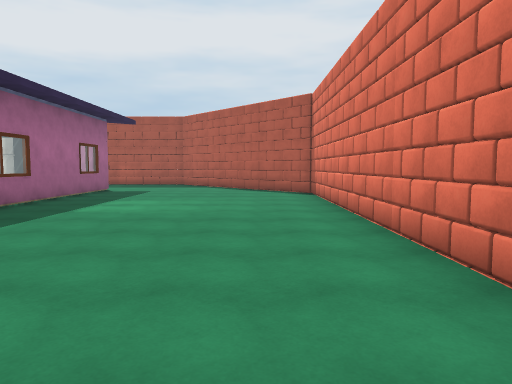
[1] (above)

18 first-person views from a walk through a scene from a Unity 3-D project. The camera is 1.5 m above the floor, tilts 4° down and sees 70° across. Doors are open. The floor is counted in squares, 2 m on a side. Each view is taken from the middle of a square. On the plan, view 1 faces up. The plan holds only what a view shows up to about 11 squares ahead; the rest is blank. The player is left out. Surface patterns are stand-ins for the level's own textures.

[2]
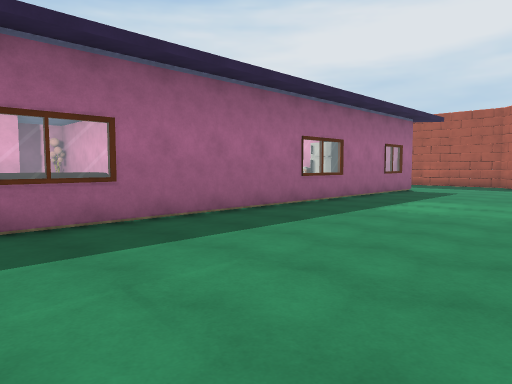

[3]
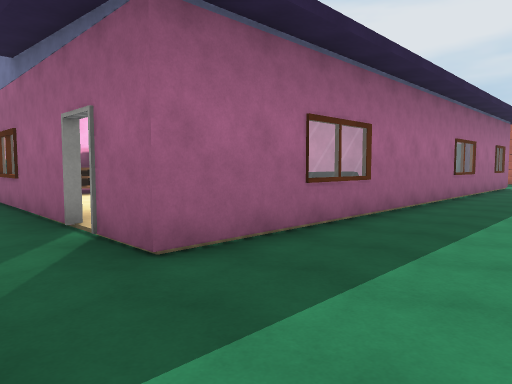

[4]
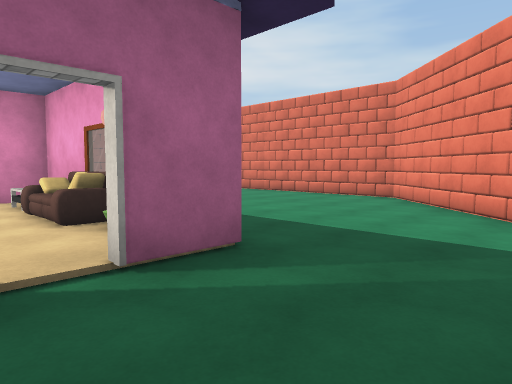

[5]
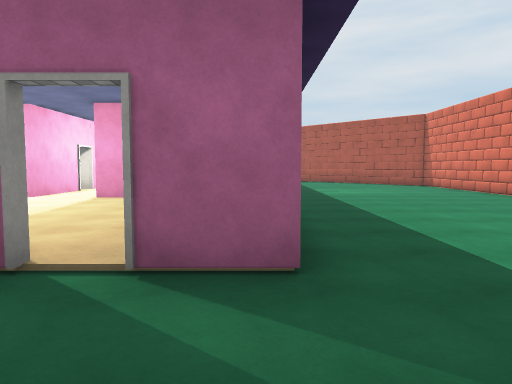

[6]
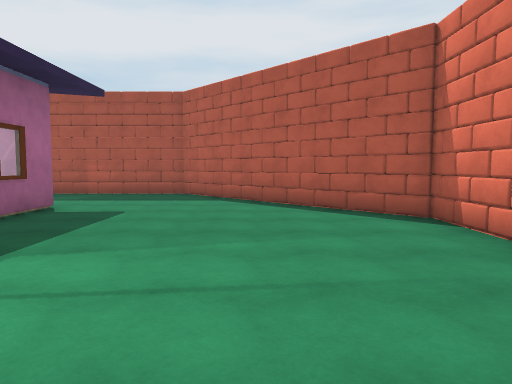

[7]
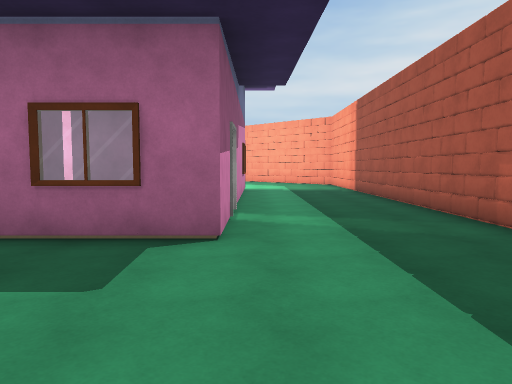

[8]
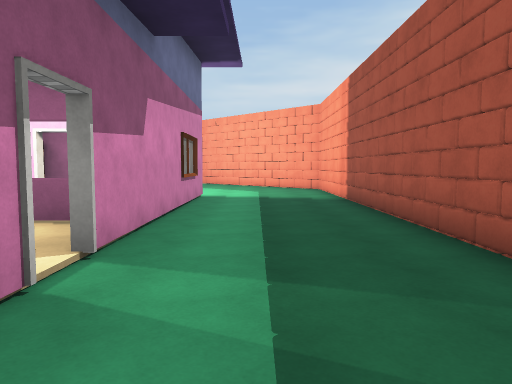

[9]
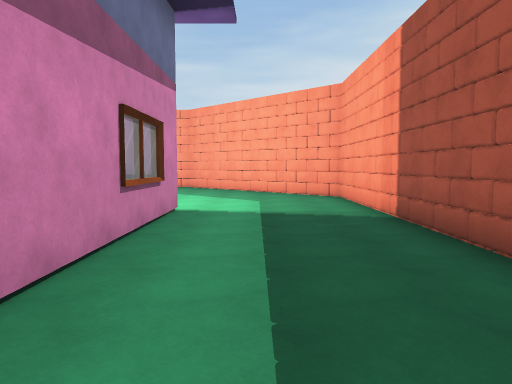

[10]
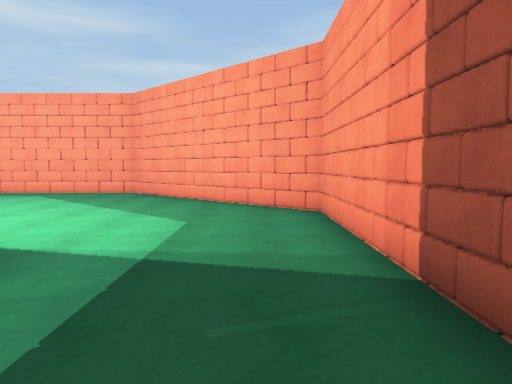

[11]
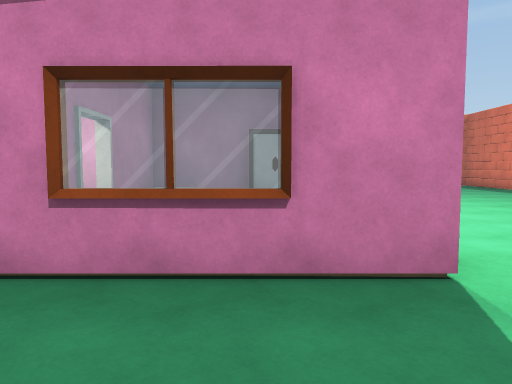

[12]
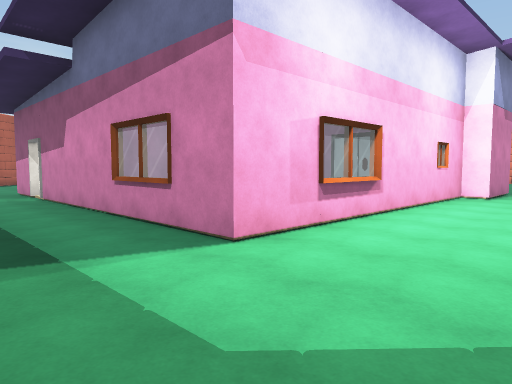

[13]
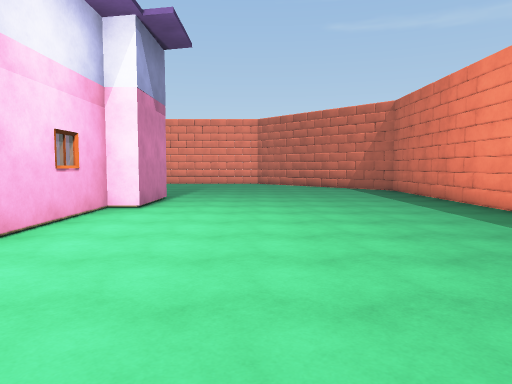

[14]
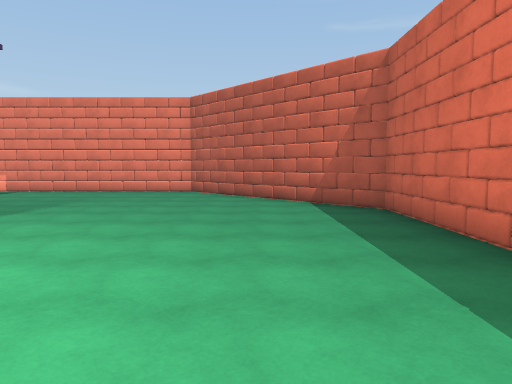

[15]
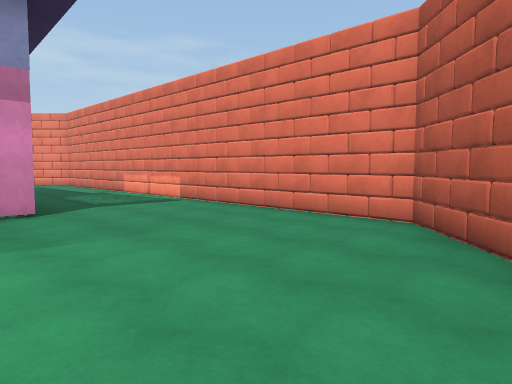

[16]
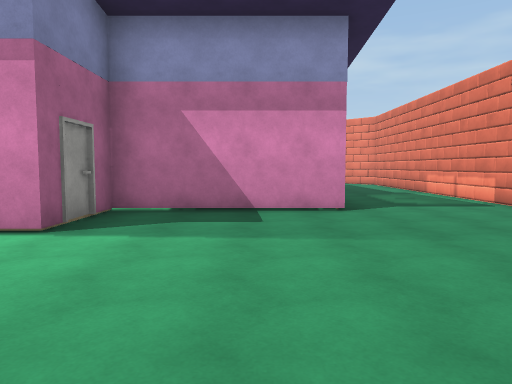

[17]
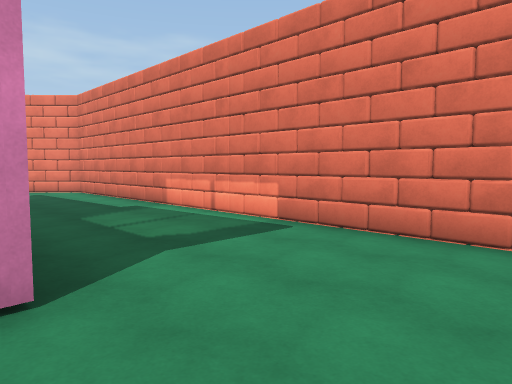

[18]
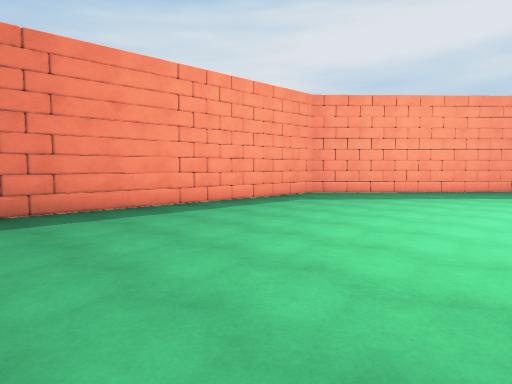

### Floor plan
Key: @ floor where view 1 was taken; # wall or solid block; x gap in a wall; . floor; D open door; = window, fence, low wall or low ledge; F fridge; S sofa; T table; C closet; O other object.
Columns run from 21 left of view 1 to 2 right of it. Each row starts with its distance up from view 1.
 15     ################
 14    ##..............##
 13   ##................##
 12  ##.......=######....##
 11 ##......#OD###D##.....##
 10 #.......   D#   =......#
  9 #.......=  ######......#
  8 #.......#CO## OF#......#
  7 #.......####    =......#
  6 #.......#  #    #......#
  5 #.......#  #.   #......#
  4 #......#####x####......#
  3 #......###  ...TT......#
  2 #.......##  ...S=......#
  1 #........#   ..SS......#
  0 #........##.....#....@.#
 -1 ##.......##=###x#.....##
 -2  ##............DD....##
 -3   ##................##
 -4    ##..............##
 -5     ################

Where each view was taken, in squares from view 1:
view 1: 0 up, 0 right, facing up
view 2: 0 up, 0 right, facing up-left
view 3: 3 down, 2 left, facing up-left
view 4: 4 down, 7 left, facing up-right
view 5: 4 down, 5 left, facing up
view 6: 5 up, 1 left, facing up
view 7: 12 up, 1 left, facing left
view 8: 13 up, 4 left, facing left
view 9: 13 up, 7 left, facing left
view 10: 14 up, 10 left, facing left
view 11: 14 up, 12 left, facing down
view 12: 14 up, 16 left, facing down-right
view 13: 11 up, 16 left, facing down
view 14: 6 up, 18 left, facing down
view 15: 0 up, 18 left, facing down-right
view 16: 0 up, 18 left, facing right
view 17: 1 down, 14 left, facing down-right
view 18: 2 up, 14 left, facing up-left
